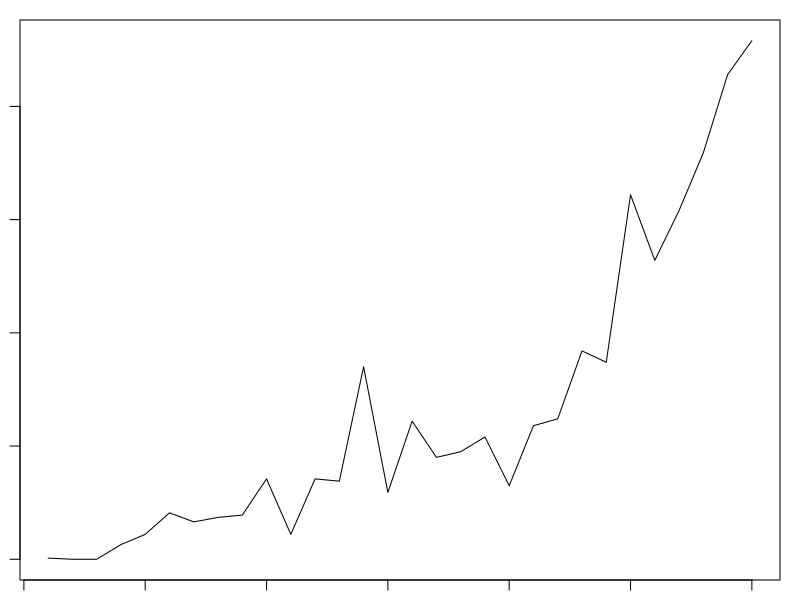
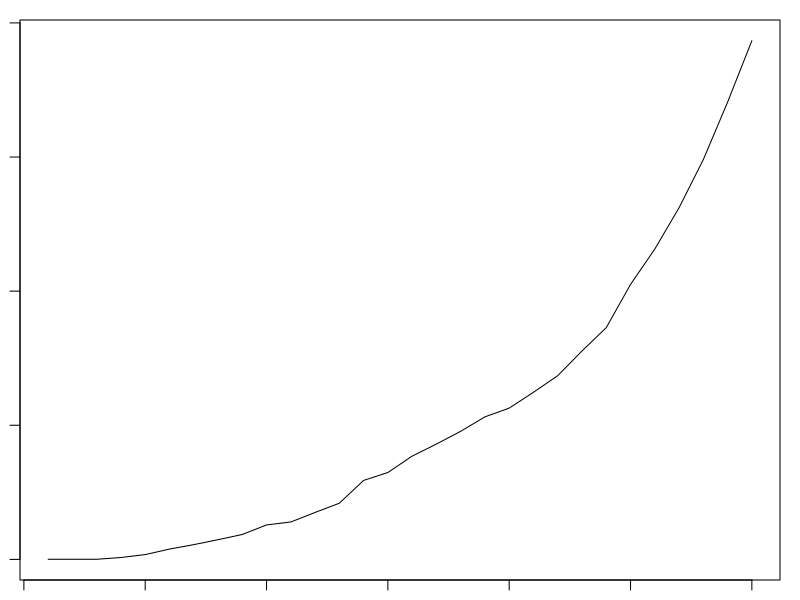

Generate these figures, in order, with R: (Note: this script raises an error after producing the figures.)
#Simulate Branching Process
par(mar=c(1,1,1,1))

#Parameters
num_days = 30 #100
r0 = 3.1
shape_gamma = 6
scale_gamma = 1


#Function
simulate_branching_ss = function(num_days, r0, shape_gamma, scale_gamma, k_mag_ss, rate_mu) {
  'Simulate an epidemic with Superspreading events
  prop_ss = Proportion of superspreading days
  magnitude_ss = increased rate of superspreading event'
  
  #Set up
  total_infecteds = vector('numeric', num_days)
  nsse_infecteds = vector('numeric', num_days)
  sse_infecteds = vector('numeric', num_days)
  total_infecteds[1] = 1
  nsse_infecteds[1] = 1
  sse_infecteds[1] = 0
  
  #Infectiousness (Discrete gamma) - I.e 'Infectiousness Pressure' - Sum of all people
  #Explanation: Gamma is a continuous function so integrate over the density at that point in time (today - previous day)
  prob_infect = pgamma(c(1:num_days), shape = shape_gamma, scale = scale_gamma) - pgamma(c(0:(num_days-1)), shape = shape_gamma, scale = scale_gamma)
  
  #Days of Infection Spreading
  for (t in 2:num_days) {
    
    #Regular infecteds
    tot_rate = r0*sum(nsse_infecteds[1:(t-1)]*rev(prob_infect[1:(t-1)])) #Product of infecteds & their probablilty of infection along the gamma dist at that point in time
    nsse_infecteds[t] = rpois(1, tot_rate) #Assuming number of cases each day follows a poisson distribution. Causes jumps in data 
    
    #Super-spreaders
    n_t = rpois(1, k_mag_ss*tot_rate)
    
    if (n_t > 0){
      sse_infecteds[t] = rpois(1, n_t*rate_mu)
    }
    
    total_infecteds[t] = nsse_infecteds[t] + sse_infecteds[t]
  }
  
  total_infecteds
}

#Implement
k_mag_ss = 10 
rate_mu = 5
start_time = Sys.time()
x = simulate_branching_ss(num_days, r0, shape_gamma, scale_gamma, k_mag_ss, rate_mu)
end_time = Sys.time()
time_elap = end_time - start_time
#print(time_elap)
x

#Plots
plot.ts(x, ylab = "N Daily infections")
cum_data <- cumsum(x)
plot.ts(cum_data)


#*********************************************************************
#Plots
plot_variations = function(list_r0, list_scale_shape, num_days){
  #Plot
  par(mfrow=c(3,5))
  for (shape_scale in list_scale_shape){
    shape_gamma = shape_scale[[1]]
    scale_gamma = shape_scale[[2]]
    for (r0 in list_r0){
      num_daily = simulate_branching(num_days, r0, shape_gamma, scale_gamma)
      plot.ts(num_daily,lwd = 2, ylab = "N Daily infections", col = 'purple')
    }
  }
}

#*********
#Params + Apply
num_days = 30
list_r0 = c(0.5, 1, 2, 4, 8)
#list_shape_scale = list(list(9,0.5) , list(7.5,1.0), list(6,1))
list_shape_scale = list(list(2,2), list(3,2), list(1.5, 2))
plot_variations(list_r0,  list_shape_scale, num_days)

#**********
#Inspect gamma density
seq1 = seq(0.0, 10, by = 1)
gammaX = dgamma(seq1, shape = 1.5, scale = 2)
plot(seq1, gammaX)


#***************
#*Negative Binomial - inspect
vs = c();

#Poisson of poissons
for (i in 1:10000){
  vs[i] = rpois(1, rpois(1,20))
}

print(c(mean(vs), var(vs)))

#Negative Binomial
vs2 = rnbinom(10000, 20, )
